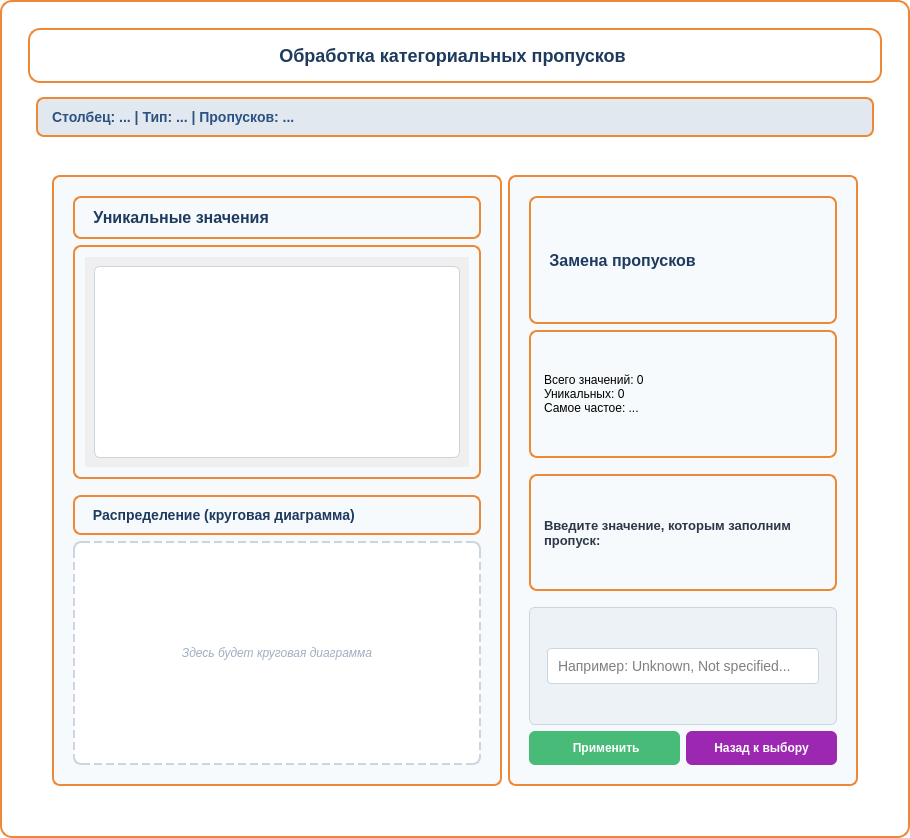
                <widget class="QFrame" name="pass_categorical_frame">
                 <property name="visible">
                  <bool>false</bool>
                 </property>
                 <property name="styleSheet">
                  <string notr="true">QFrame {
    background-color: #ffffff;
    border-radius: 12px;
    padding: 15px;
    border: 2px solid #ed8936;
}</string>
                 </property>
                 <layout class="QVBoxLayout" name="verticalLayout_pass_categorical">
                  <item>
                   <widget class="QLabel" name="pass_categorical_title">
                    <property name="text">
                     <string>&lt;h2 style='color: #1e3a5f; margin: 10px; text-align: center; font-size: 22px;'&gt; Обработка категориальных пропусков &lt;/h2&gt;</string>
                    </property>
                    <property name="alignment">
                     <set>Qt::AlignCenter</set>
                    </property>
                   </widget>
                  </item>
                  <item>
                   <widget class="QLabel" name="pass_categorical_info">
                    <property name="styleSheet">
                     <string notr="true">color: #2c5282;
font-size: 14px;
margin: 8px;
padding: 10px;
background-color: #e2e8f0;
border-radius: 8px;
font-weight: bold;</string>
                    </property>
                    <property name="text">
                     <string>Столбец: ... | Тип: ... | Пропусков: ...</string>
                    </property>
                   </widget>
                  </item>
                  <item>
                   <widget class="QFrame" name="pass_categorical_content_frame">
                    <property name="styleSheet">
                     <string notr="true">QFrame {
    background-color: transparent;
    border: none;
}</string>
                    </property>
                    <layout class="QHBoxLayout" name="horizontalLayout_pass_categorical">
                     <item>
                      <widget class="QFrame" name="pass_categorical_left_frame">
                       <property name="minimumSize">
                        <size>
                         <width>450</width>
                         <height>400</height>
                        </size>
                       </property>
                       <property name="styleSheet">
                        <string notr="true">QFrame {
    background-color: #f7fafc;
    border: 2px solid #ed8936;
    border-radius: 8px;
    padding: 10px;
}</string>
                       </property>
                       <layout class="QVBoxLayout" name="verticalLayout_pass_categorical_left">
                        <item>
                         <widget class="QLabel" name="pass_categorical_values_label">
                          <property name="styleSheet">
                           <string notr="true">color: #1e3a5f;
font-size: 16px;
font-weight: bold;
text-align: center;</string>
                          </property>
                          <property name="text">
                           <string> Уникальные значения</string>
                          </property>
                         </widget>
                        </item>
                        <item>
                         <widget class="QScrollArea" name="pass_categorical_text_scroll">
                          <property name="widgetResizable">
                           <bool>true</bool>
                          </property>
                          <widget class="QWidget" name="scrollAreaWidgetContents_5">
                           <property name="geometry">
                            <rect>
                             <x>0</x>
                             <y>0</y>
                             <width>129</width>
                             <height>129</height>
                            </rect>
                           </property>
                           <layout class="QVBoxLayout" name="verticalLayout_17">
                            <item>
                             <widget class="QTextEdit" name="pass_categories_text">
                              <property name="styleSheet">
                               <string notr="true">QTextEdit {
    background-color: white;
    border: 1px solid #cbd5e0;
    border-radius: 6px;
    padding: 10px;
    font-family: &quot;Consolas&quot;, monospace;
    font-size: 12px;
}</string>
                              </property>
                              <property name="readOnly">
                               <bool>true</bool>
                              </property>
                             </widget>
                            </item>
                           </layout>
                          </widget>
                         </widget>
                        </item>
                        <item>
                         <widget class="QLabel" name="pass_categorical_chart_label">
                          <property name="styleSheet">
                           <string notr="true">color: #1e3a5f;
font-size: 14px;
font-weight: bold;
text-align: center;
margin-top: 10px;</string>
                          </property>
                          <property name="text">
                           <string> Распределение (круговая диаграмма)</string>
                          </property>
                         </widget>
                        </item>
                        <item>
                         <widget class="QLabel" name="pass_chart_placeholder">
                          <property name="styleSheet">
                           <string notr="true">QLabel {
    background-color: white;
    border: 2px dashed #cbd5e0;
    border-radius: 8px;
    min-height: 200px;
    color: #a0aec0;
    font-style: italic;
}</string>
                          </property>
                          <property name="text">
                           <string>Здесь будет круговая диаграмма</string>
                          </property>
                          <property name="alignment">
                           <set>Qt::AlignCenter</set>
                          </property>
                         </widget>
                        </item>
                       </layout>
                      </widget>
                     </item>
                     <item>
                      <widget class="QFrame" name="pass_categorical_right_frame">
                       <property name="minimumSize">
                        <size>
                         <width>350</width>
                         <height>400</height>
                        </size>
                       </property>
                       <property name="styleSheet">
                        <string notr="true">QFrame {
    background-color: #f7fafc;
    border: 2px solid #ed8936;
    border-radius: 8px;
    padding: 10px;
}</string>
                       </property>
                       <layout class="QVBoxLayout" name="verticalLayout_pass_categorical_right">
                        <item>
                         <widget class="QLabel" name="pass_categorical_methods_label">
                          <property name="styleSheet">
                           <string notr="true">color: #1e3a5f;
font-size: 16px;
font-weight: bold;
text-align: center;</string>
                          </property>
                          <property name="text">
                           <string> Замена пропусков</string>
                          </property>
                         </widget>
                        </item>
                        <item>
                         <widget class="QLabel" name="pass_categorical_stats">
                          <property name="styleSheet">
                           <string notr="true">color: #2d3748;
font-size: 13px;
padding: 8px;
background-color: #edf2f7;
border-radius: 6px;
border-left: 4px solid #ed8936;
min-height: 80px;
max-height: 100px;
word-wrap: break-word;
}</string>
                          </property>
                          <property name="text">
                           <string>Всего значений: 0
Уникальных: 0
Самое частое: ...</string>
                          </property>
                          <property name="wordWrap">
                           <bool>true</bool>
                          </property>
                         </widget>
                        </item>
                        <item>
                         <widget class="QLabel" name="pass_categorical_instruction_label">
                          <property name="styleSheet">
                           <string notr="true">color: #2d3748;
font-size: 13px;
font-weight: bold;
margin-top: 10px;</string>
                          </property>
                          <property name="text">
                           <string>Введите значение, которым заполним пропуск:</string>
                          </property>
                          <property name="wordWrap">
                           <bool>true</bool>
                          </property>
                         </widget>
                        </item>
                        <item>
                         <widget class="QFrame" name="pass_custom_category_frame">
                          <property name="styleSheet">
                           <string notr="true">QFrame {
    background-color: #edf2f7;
    border: 1px solid #cbd5e0;
    border-radius: 6px;
    padding: 8px;
    margin-top: 10px;
}</string>
                          </property>
                          <layout class="QVBoxLayout" name="verticalLayout_pass_custom_category">
                           <item>
                            <widget class="QLineEdit" name="pass_custom_category_edit">
                             <property name="styleSheet">
                              <string notr="true">QLineEdit {
    background-color: white;
    border: 1px solid #cbd5e0;
    border-radius: 4px;
    padding: 8px;
    font-size: 14px;
}
QLineEdit:focus {
    border-color: #ed8936;
}</string>
                             </property>
                             <property name="placeholderText">
                              <string>Например: Unknown, Not specified...</string>
                             </property>
                            </widget>
                           </item>
                          </layout>
                         </widget>
                        </item>
                        <item>
                         <layout class="QHBoxLayout" name="horizontalLayout_pass_categorical_buttons">
                          <item>
                           <widget class="QPushButton" name="pass_apply_category_button">
                            <property name="styleSheet">
                             <string notr="true">QPushButton {
    background-color: #48bb78;
    color: white;
    border: none;
    padding: 10px 15px;
    border-radius: 6px;
    font-weight: bold;
}
QPushButton:hover {
    background-color: #3c9e65;
}
QPushButton:pressed {
    background-color: #286a43;
}
QPushButton:disabled {
    background: #a0aec0;
    color: #e2e8f0;
}</string>
                            </property>
                            <property name="text">
                             <string> Применить</string>
                            </property>
                           </widget>
                          </item>
                          <item>
                           <widget class="QPushButton" name="pass_back_category_button">
                            <property name="styleSheet">
                             <string notr="true">QPushButton {
    background-color: #9C27B0;
    color: white;
    border: none;
    padding: 10px 15px;
    border-radius: 6px;
    font-weight: bold;
}
QPushButton:hover {
    background-color: #7B1FA2;
}
QPushButton:pressed {
    background-color: #6A1B9A;
}
QPushButton:disabled {
    background: #a0aec0;
    color: #e2e8f0;
}</string>
                            </property>
                            <property name="text">
                             <string>Назад к выбору</string>
                            </property>
                           </widget>
                          </item>
                         </layout>
                        </item>
                       </layout>
                      </widget>
                     </item>
                    </layout>
                   </widget>
                  </item>
                 </layout>
                </widget>
